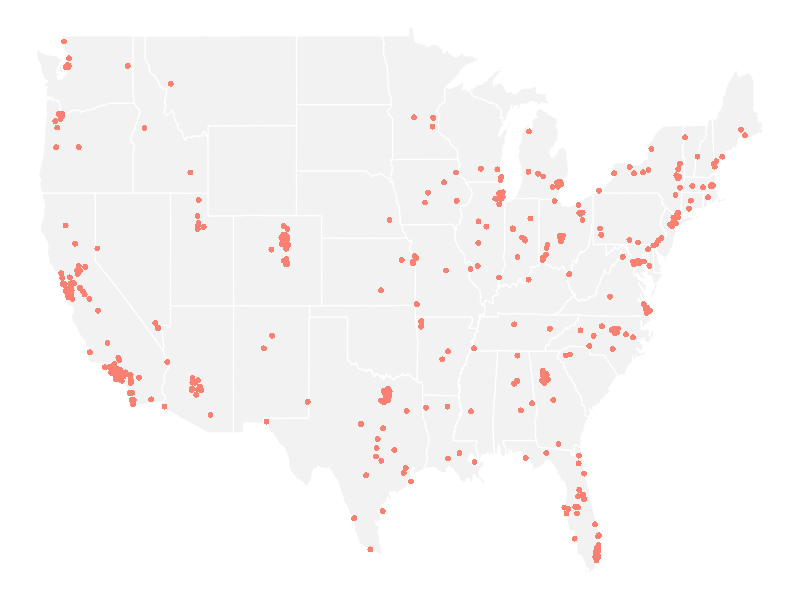
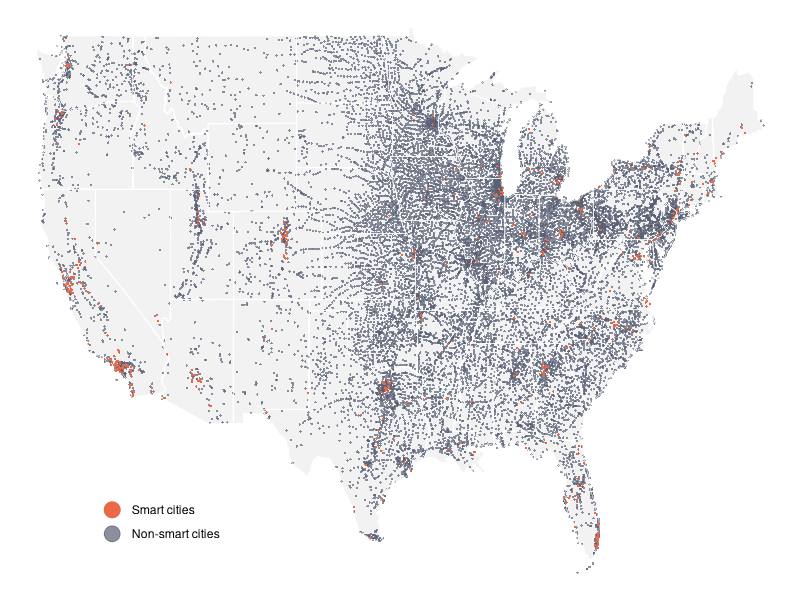
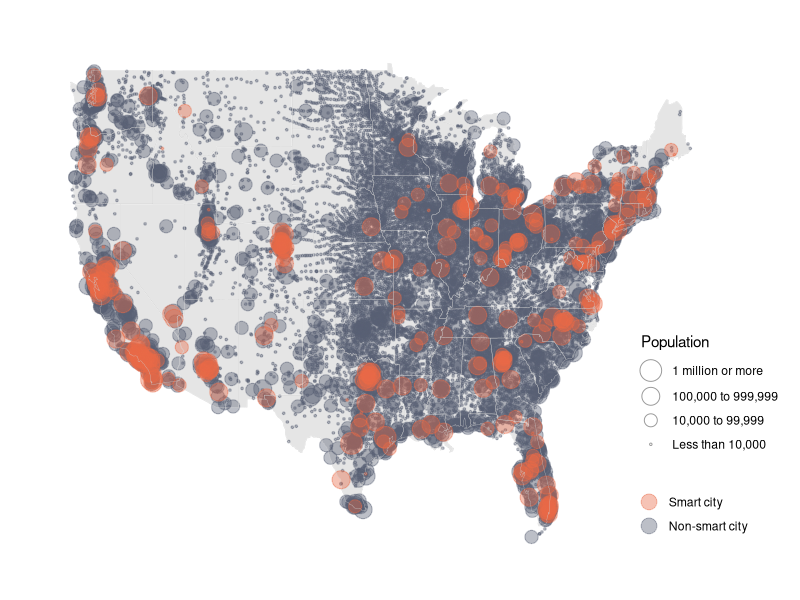
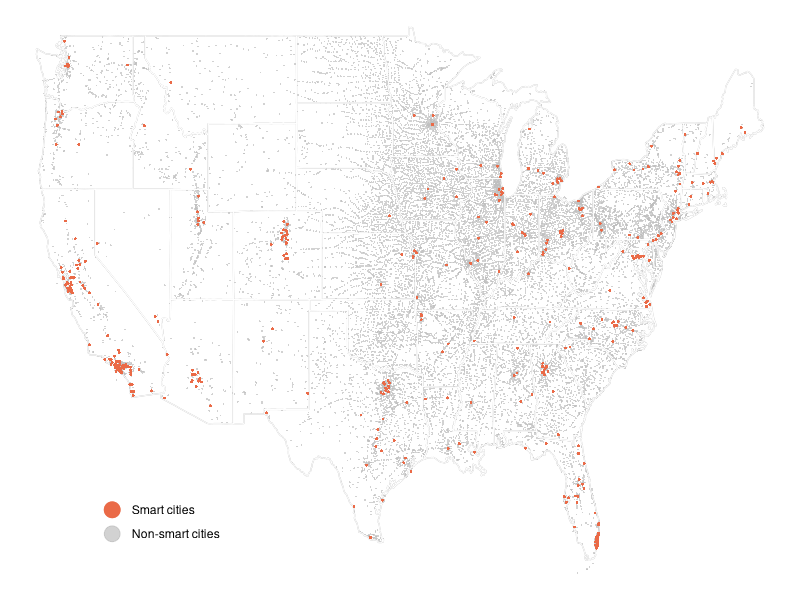

R code for these plots, in order:
## ---- chunk 1
options(scipen=16)
library(tidyverse)
## ---- chunk 2
df <- read_csv("data/smart_cities20240110.csv")
## ---- chunk 3
# total number of smart cities
sum(df$smart)
## ---- chunk 4
# total number of people in smart cities
df %>% filter(smart == 1) %>% summarise(total_pop=sum(POP20))
## ---- chunk 5
# summarize by state
df %>% group_by(State) %>% summarise(muni_count=n(), smart_count=sum(smart), smart_den=smart_count/muni_count*100) %>% arrange(smart_count)
## ---- chunk 6
# summarize by population
df <- df %>% mutate(pop_size=case_when(POP20>=1000000 ~ 4, POP20<1000000&POP20>=100000 ~3, POP20<100000&POP20>= 10000 ~2, POP20<10000 ~1))
df %>% group_by(pop_size) %>% summarise(muni_count=n(), smart_count=sum(smart), smart_den=round(smart_count/muni_count*100,1))
## ---- chunk 7
map_df <- df %>% filter(State!="AK") %>% filter(State!="HI") %>% arrange(smart) # to make smart cities pop up in map
## ---- chunk 8
#mycolor <- c("#596174","#d32d41" )
#mycolor <- c("#1c4e80","#d32d41" )
mycolor <- c("#596174","#ea6a47" )
states <- map_data("state")
## ---- chunk 9
#ggplot() + 
#  theme_void() +
#  geom_polygon(data = states, aes(x=long, y = lat, group = group), linewidth=0.4 ,color ="white",fill = 'gray90')
## ---- chunk 10
ggplot() + 
  geom_polygon(data = states, aes(x=long, y = lat, group = group), linewidth=0.4 ,color ="white",fill = 'gray95') + 
  geom_point(data = map_df %>% filter(smart==1),  aes(x = INTPTLON, y = INTPTLAT, stroke =0,  color=as.factor(smart)), size=2) + 
  theme_void() +
  xlab('') + ylab('') +
  scale_color_manual(name="", values = "salmon")+
  theme(panel.grid.major = element_blank(), panel.grid.minor = element_blank(), legend.position = c(0.2, 0.15))+
  guides(color="none", fill="none")
## ---- chunk 11
ggplot() + 
  geom_polygon(data = states, aes(x=long, y = lat, group = group), linewidth=0.4 ,color ="white",fill = 'gray95') + 
  geom_point(data = map_df,  aes(x = INTPTLON, y = INTPTLAT, stroke =0,  color=as.factor(smart)), size=0.8, alpha = 0.7) + 
  geom_path(data = states, aes(x = long, y = lat, group = group), color = "white", size = 0.2) +
  geom_point(data = map_df %>% filter(smart==1),  aes(x = INTPTLON, y = INTPTLAT, stroke =0,  color=as.factor(smart)), size=0.8) +
  theme_void() +
  xlab('') + ylab('') +
  scale_color_manual(name="", labels=c("1"="Smart cities", "0"="Non-smart cities"), values = mycolor)+
  theme(panel.grid.major = element_blank(), panel.grid.minor = element_blank(), legend.position = c(0.2, 0.15))+
  guides(color=guide_legend(reverse=T, override.aes = list(size = 5)))
#ggsave("figure/map.png")
## ---- chunk 12
ggplot() + 
  geom_polygon(data = states, aes(x=long, y = lat, group = group), linewidth=0.2, color ="white", fill = 'gray90') + 
  geom_point(data = map_df,  aes(x = INTPTLON, y = INTPTLAT, stroke=0.6, color=as.factor(smart),size=as.factor(pop_size)), alpha = 0.4) + 
  geom_path(data = states, aes(x = long, y = lat, group = group), color = "gray80", size = 0.1) +
  theme_void() +
  xlab('') + ylab('') +
  scale_size_ordinal(name=" Population", range=c(0.5,7), 
                      labels=c("4"="1 million or more" ,"3"= "100,000 to 999,999", "2"="10,000 to 99,999", "1"="Less than 10,000"), )+
  scale_color_manual(name=" ", labels=c("1"="Smart city", "0"="Non-smart city"), values = mycolor)+
  theme(panel.grid.major = element_blank(), panel.grid.minor = element_blank(), legend.position = c(0.98 , 0.24))+
  theme(plot.margin = unit(c(1,2,1,1), "cm"))+
  guides(size = guide_legend(reverse=T, override.aes = list(shape=1)), color=guide_legend(reverse=T, override.aes = list(size = 5)))
## ---- chunk 13
mycolor2 <- c("grey75","#ea6a47" )
ggplot() + 
  geom_polygon(data = states, aes(x=long, y = lat, group = group), linewidth=0.4 ,color ="grey",fill = 'white') + 
  geom_point(data = map_df,  aes(x = INTPTLON, y = INTPTLAT, stroke =0,  color=as.factor(smart)), size=0.6, alpha = 0.7) + 
  geom_path(data = states, aes(x = long, y = lat, group = group), color = "white", size = 0.3) +
  geom_point(data = map_df %>% filter(smart==1),  aes(x = INTPTLON, y = INTPTLAT, stroke =0,  color=as.factor(smart)), size=1) +
  theme_void() +
  xlab('') + ylab('') +
  scale_color_manual(name="", labels=c("1"="Smart cities", "0"="Non-smart cities"), values = mycolor2)+
  theme(panel.grid.major = element_blank(), panel.grid.minor = element_blank(), legend.position = c(0.2, 0.15))+
  guides(color=guide_legend(reverse=T, override.aes = list(size = 5)))
#ggsave("figure/map.pdf", dpi=500)
